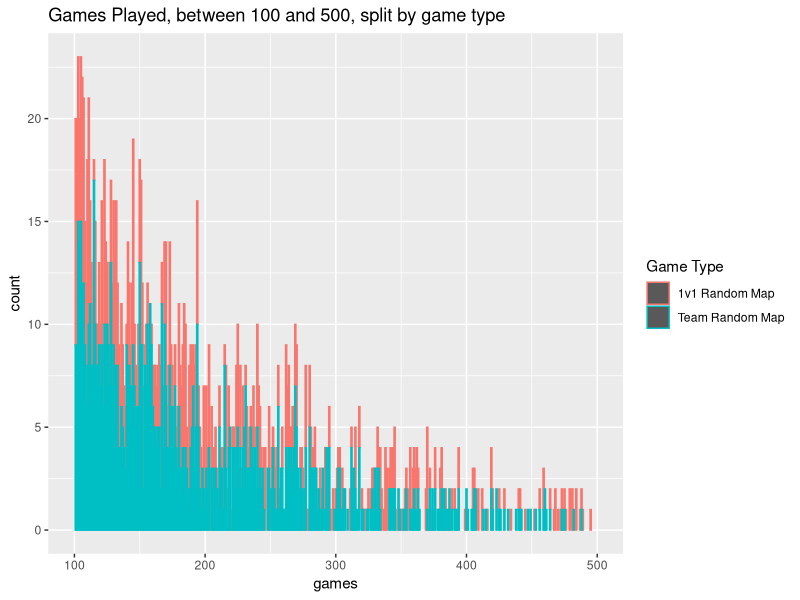
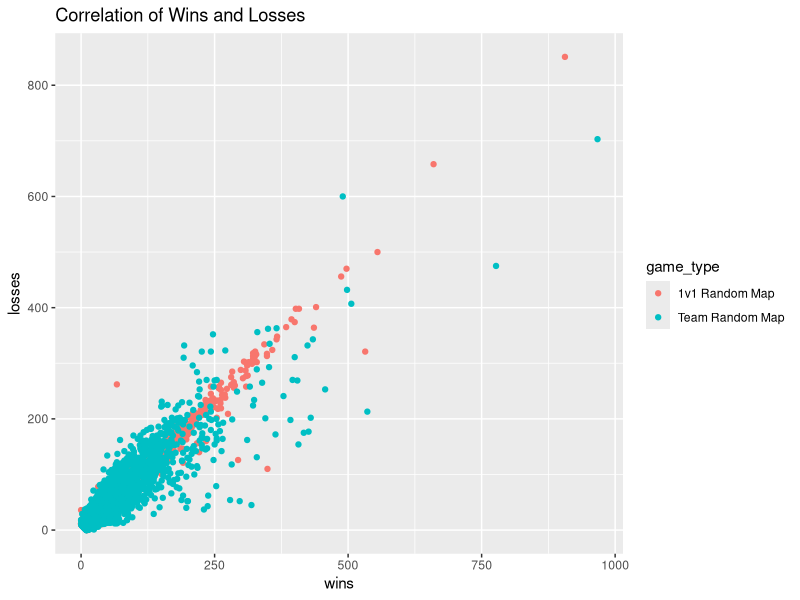
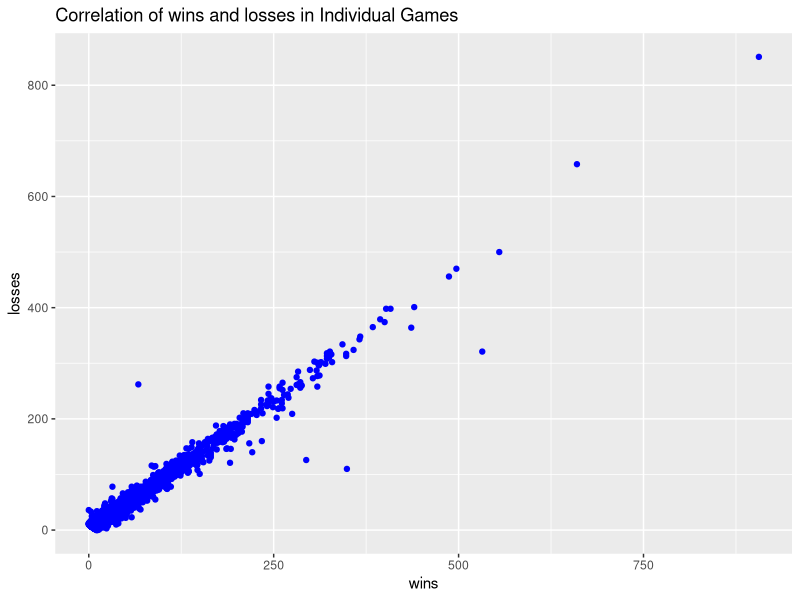
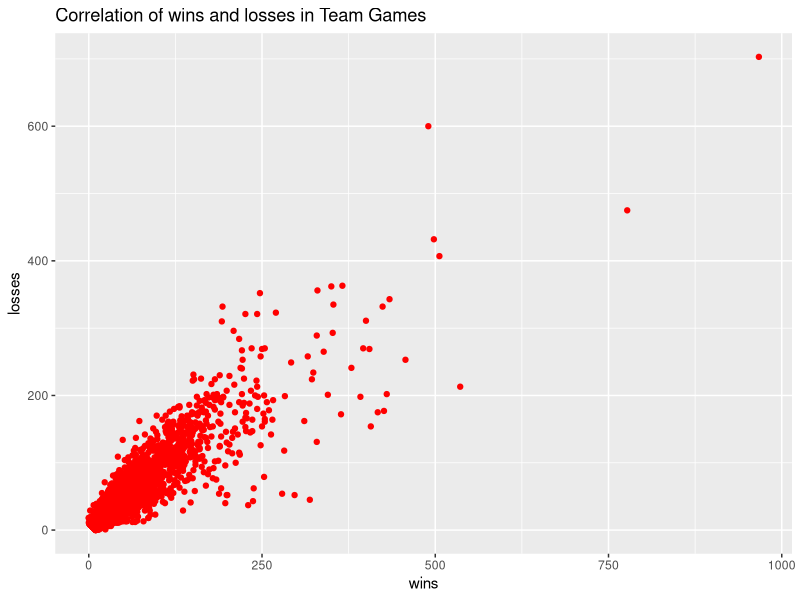
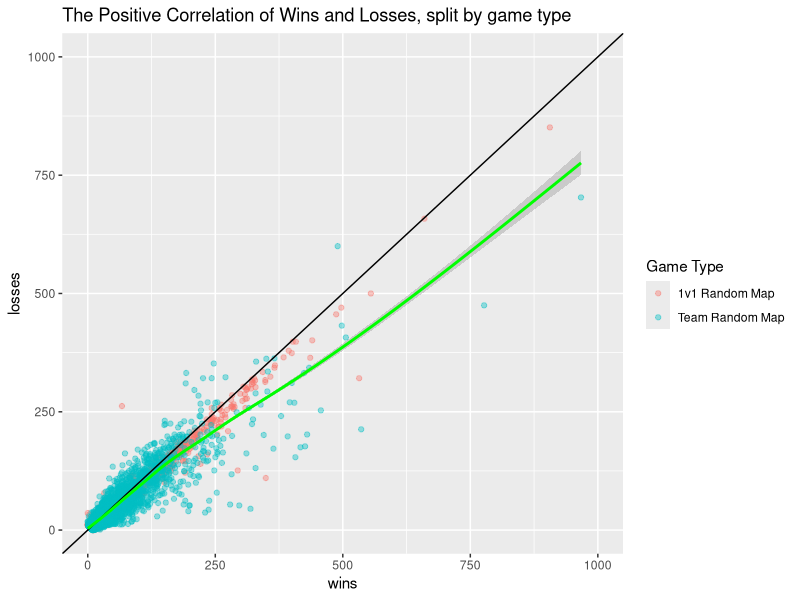
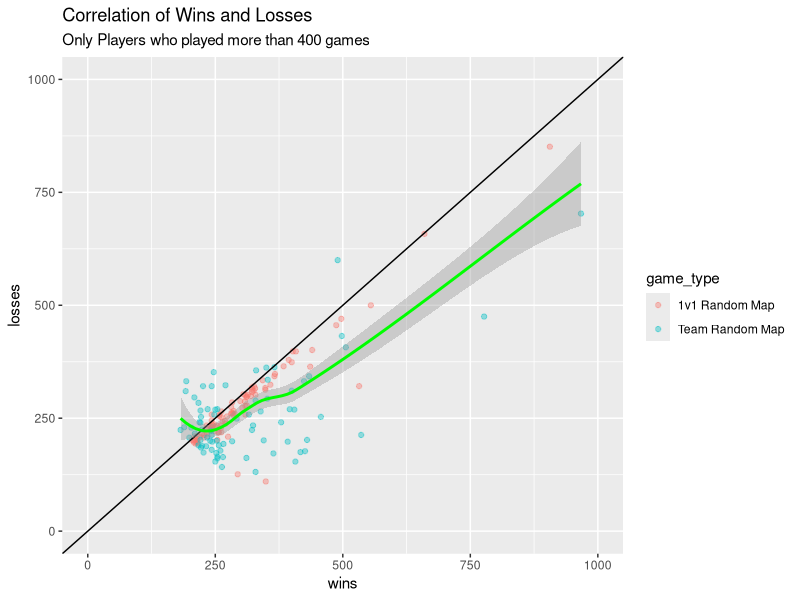
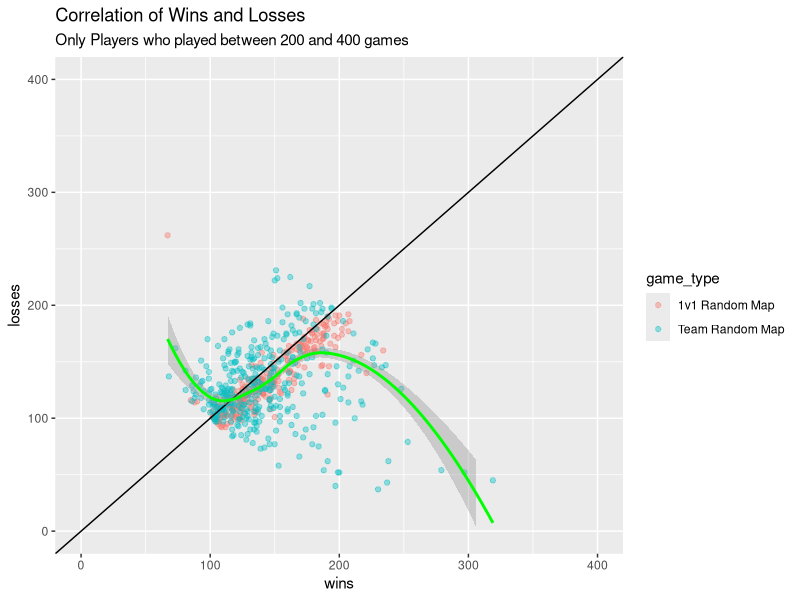

R code for these plots, in order:
## ---- chunk 1
library(ggplot2)
library(dplyr)
library(tidyr)
aoe2 <- read.csv("../Data/aoe2_leaderboard_sample.csv")
## ---- chunk 2
ggplot(aoe2, aes(games, color = game_type)) +
  geom_bar() +
  xlim(100, 500) +
  ggtitle("Games Played, between 100 and 500, split by game type") +
  labs(color = "Game Type")
## ---- chunk 3
ggplot(aoe2, aes(wins, losses, color = game_type)) +
  geom_point() +
  ggtitle("Correlation of Wins and Losses")
## ---- chunk 4
individual = aoe2[aoe2$game_type == "1v1 Random Map", ]
team = aoe2[aoe2$game_type == "Team Random Map", ]

ggplot(individual) +
  geom_point(aes(wins, losses), color = "blue") +
  ggtitle("Correlation of wins and losses in Individual Games")

ggplot(team) +
  geom_point(aes(wins, losses), color = "red") +
  ggtitle("Correlation of wins and losses in Team Games")

## ---- chunk 5
cor(individual$wins, individual$losses)
cor(team$wins, team$losses)
## ---- chunk 6
ggplot(aoe2) +
  geom_point(aes(wins, losses, color = game_type), alpha = 0.4) +
  ggtitle("The Positive Correlation of Wins and Losses, split by game type") + 
  xlim(0, 1000) +
  ylim(0, 1000) +
  geom_abline(intercept = 0, slope = 1) +
  geom_smooth(aes(x = wins, y = losses), color = "green") +
  labs(color = "Game Type")

ggplot(aoe2[aoe2$games > 400, ]) +
  geom_point(aes(wins, losses, color = game_type), alpha = 0.4) +
  ggtitle("Correlation of Wins and Losses", 
          subtitle = "Only Players who played more than 400 games") + 
  xlim(0, 1000) +
  ylim(0, 1000) +
  geom_abline(intercept = 0, slope = 1) +
  geom_smooth(aes(x = wins, y = losses), color = "green")

ggplot(aoe2[aoe2$games < 400 & aoe2$games > 200, ]) +
  geom_point(aes(wins, losses, color = game_type), alpha = 0.4) +
  ggtitle("Correlation of Wins and Losses", 
          subtitle = "Only Players who played between 200 and 400 games") + 
  xlim(0, 400) +
  ylim(0, 400) +
  geom_abline(intercept = 0, slope = 1) +
  geom_smooth(aes(x = wins, y = losses), color = "green")

